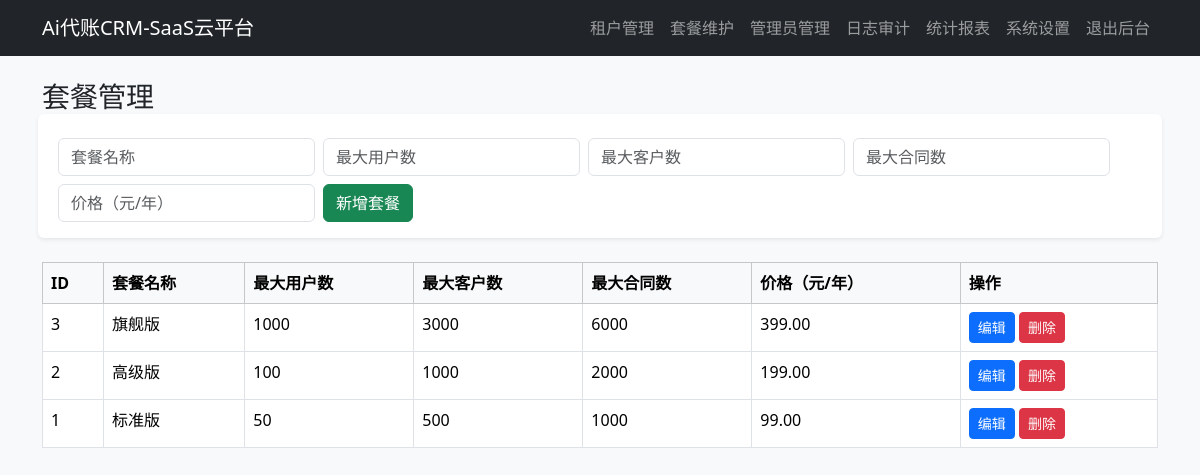
The app's page /platform_package_manage.php (signed in) with its own data.
### tables this page shows
CREATE TABLE `tenant_packages` (
  `id` int(11) NOT NULL AUTO_INCREMENT,
  `name` varchar(32) NOT NULL,
  `max_users` int(11) DEFAULT NULL,
  `max_clients` int(11) DEFAULT NULL,
  `max_agreements` int(11) DEFAULT NULL,
  `price` decimal(10,2) DEFAULT '0.00',
  PRIMARY KEY (`id`)
);

### public/platform_package_manage.php (the view, shortened to what this page needs)
<?php
require_once __DIR__.'/platform_utils.php';
$packages = $db->query("SELECT * FROM tenant_packages ORDER BY id DESC")->fetchAll(PDO::FETCH_ASSOC);
$edit_package = null;
?>
<!DOCTYPE html>
<html>
<head>
    <link href="/bootstrap/css/bootstrap.min.css" rel="stylesheet">
</head>
<body class="bg-light">
<?php include('platform_navbar.php'); ?>
<div class="container mt-4">
    <h3>套餐管理</h3>
    <?php if($edit_package): ?>
    <form method="post" class="row g-2 mb-4 bg-white p-3 rounded shadow-sm">
        <input type="hidden" name="edit_package" value="1">
        <input type="hidden" name="id" value="<?=htmlspecialchars($edit_package['id'])?>">
        <div class="col-auto"><input class="form-control" name="name" placeholder="套餐名称" value="<?=htmlspecialchars($edit_package['name'])?>" required></div>
        <div class="col-auto"><input class="form-control" name="max_users" placeholder="最大用户数" type="number" min="0" value="<?=htmlspecialchars($edit_package['max_users'])?>"></div>
        <div class="col-auto"><input class="form-control" name="max_clients" placeholder="最大客户数" type="number" min="0" value="<?=htmlspecialchars($edit_package['max_clients'])?>"></div>
        <div class="col-auto"><input class="form-control" name="max_agreements" placeholder="最大合同数" type="number" min="0" value="<?=htmlspecialchars($edit_package['max_agreements'])?>"></div>
        <div class="col-auto"><input class="form-control" name="price" placeholder="价格（元/年）" type="number" min="0" step="0.01" value="<?=htmlspecialchars($edit_package['price'] ?? '')?>"></div>
        <div class="col-auto"><button class="btn btn-primary">保存修改</button></div>
        <div class="col-auto"><a href="platform_package_manage.php" class="btn btn-secondary">取消</a></div>
    </form>
    <?php else: ?>
    <form method="post" class="row g-2 mb-4 bg-white p-3 rounded shadow-sm">
        <div class="col-auto"><input class="form-control" name="name" placeholder="套餐名称" required></div>
        <div class="col-auto"><input class="form-control" name="max_users" placeholder="最大用户数" type="number" min="0"></div>
        <div class="col-auto"><input class="form-control" name="max_clients" placeholder="最大客户数" type="number" min="0"></div>
        <div class="col-auto"><input class="form-control" name="max_agreements" placeholder="最大合同数" type="number" min="0"></div>
        <div class="col-auto"><input class="form-control" name="price" placeholder="价格（元/年）" type="number" min="0" step="0.01"></div>
        <div class="col-auto"><button class="btn btn-success">新增套餐</button></div>
    </form>
    <?php endif; ?>
    <table class="table table-bordered table-hover bg-white">
        <thead class="table-light">
        <tr>
            <th>ID</th>
            <th>套餐名称</th>
            <th>最大用户数</th>
            <th>最大客户数</th>
            <th>最大合同数</th>
            <th>价格（元/年）</th>
            <th>操作</th>
        </tr>
        </thead>
        <tbody>
        <?php foreach($packages as $p): ?>
        <tr>
            <td><?=$p['id']?></td>
            <td><?=htmlspecialchars($p['name'])?></td>
            <td><?=$p['max_users']?></td>
            <td><?=$p['max_clients']?></td>
            <td><?=$p['max_agreements']?></td>
            <td><?=is_null($p['price']) ? '面议' : htmlspecialchars($p['price'])?></td>
            <td>
                <a href="?edit=<?=$p['id']?>" class="btn btn-sm btn-primary">编辑</a>
                <a href="?delete=<?=$p['id']?>" class="btn btn-sm btn-danger" onclick="return confirm('确定要删除此套餐？')">删除</a>
            </td>
        </tr>
        <?php endforeach; ?>
        </tbody>
    </table>
</div>
</body>
</html>

### records on screen
tenant_packages: id "3", name "旗舰版", max_users "1000", max_clients "3000", max_agreements "6000", price "399.00"
tenant_packages: id "2", name "高级版", max_users "100", max_clients "1000", max_agreements "2000", price "199.00"
tenant_packages: id "1", name "标准版", max_users "50", max_clients "500", max_agreements "1000", price "99.00"

### other values on screen
$platform_name "Ai代账CRM-SaaS云平台"
